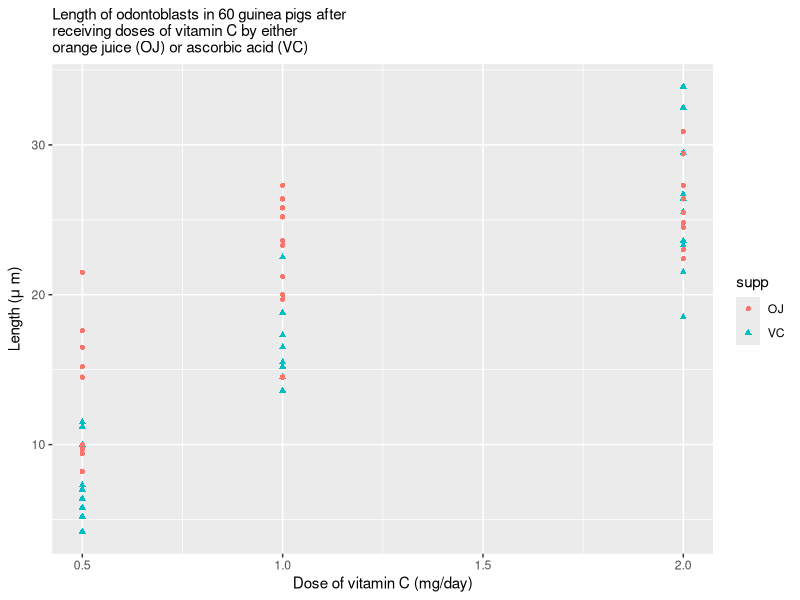
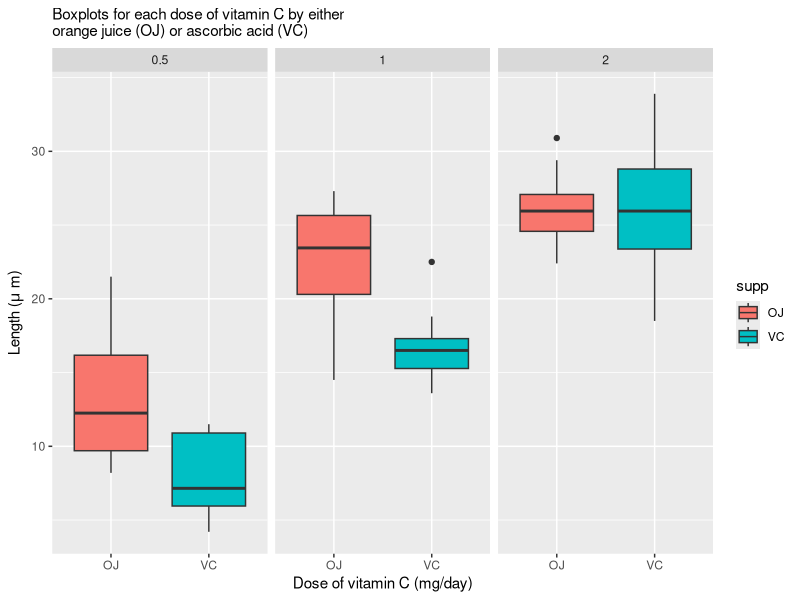
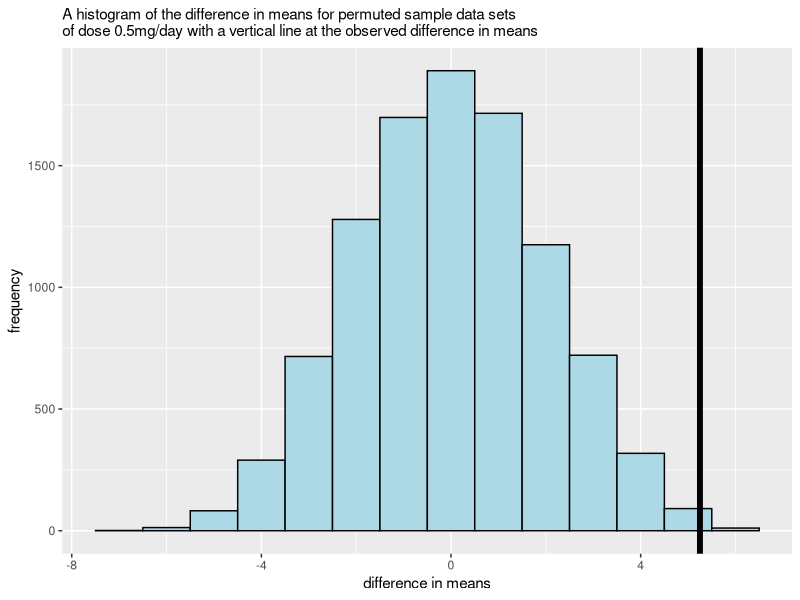
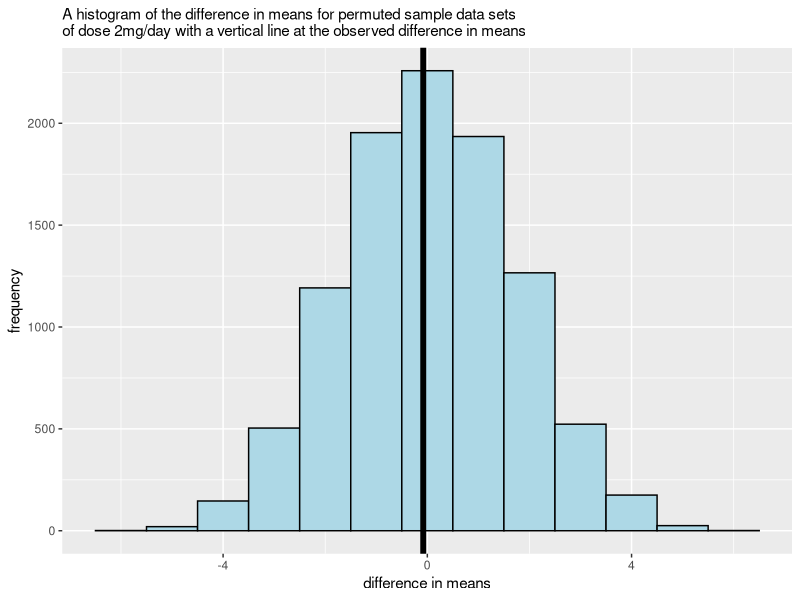

The R script that drew these images, in order: (Note: this script raises an error after producing the figures.)
## ---- chunk 1
library(datasets)
data(ToothGrowth)
## ---- chunk 2
str(ToothGrowth)
head(ToothGrowth)
## ---- chunk 3
library(ggplot2)
g = ggplot(ToothGrowth, aes(x =dose, y = len, shape = supp, color = supp))
g = g + geom_point()
g = g + labs(title="Length of odontoblasts in 60 guinea pigs after\nreceiving doses of vitamin C by either \norange juice (OJ) or ascorbic acid (VC)", x="Dose of vitamin C (mg/day)", y=expression("Length (" * mu ~ "m)"))
g = g+ theme(plot.title = element_text(size = 11))
g

## ---- chunk 4
g = ggplot(ToothGrowth, aes(x = supp, y = len, fill = supp))
g = g + geom_boxplot() 
g = g + facet_grid(. ~ dose)
g = g + labs(title="Boxplots for each dose of vitamin C by either\norange juice (OJ) or ascorbic acid (VC)", x="Dose of vitamin C (mg/day)", y=expression("Length (" * mu ~ "m)"))
g = g+ theme(plot.title = element_text(size = 11))
g
## ---- chunk 5
dose05 <- ToothGrowth[ToothGrowth$dose == 0.5,]
y <- dose05$len
group <- as.character(dose05$supp)
## ---- chunk 6
testStat <- function(w, g) mean(w[g == "OJ"]) - mean(w[g == "VC"])
observedStat <- testStat(y, group)
permutations <- sapply(1 : 10000, function(i) testStat(y, sample(group)))
gthan<-mean(permutations > observedStat)
## ---- chunk 7
g = ggplot(data.frame(permutations = permutations), aes(x = permutations))
g = g + geom_histogram(color = "black", fill = "lightblue", binwidth = 1) 
g = g + geom_vline(xintercept = observedStat, size = 2)
g = g + labs(title = "A histogram of the difference in means for permuted sample data sets \nof dose 0.5mg/day with a vertical line at the observed difference in means", y= "frequency", x = "difference in means")
g = g+ theme(plot.title = element_text(size = 11))
g
## ---- chunk 8
dose1 <- ToothGrowth[ToothGrowth$dose == 1,]
dose2 <- ToothGrowth[ToothGrowth$dose == 2,]
y1 <- dose1$len
y2 <- dose2$len
#1 mg/day
observedStat1 <- testStat(y1, group)
permutations1 <- sapply(1 : 10000, function(i) testStat(y1, sample(group)))
gthan1<-mean(permutations1 > observedStat1)
#2 mg/day
observedStat2 <- testStat(y2, group)
permutations2 <- sapply(1 : 10000, function(i) testStat(y2, sample(group)))
gthan2<-mean(permutations2 > observedStat2)
## ---- chunk 9
g = ggplot(data.frame(permutations2), aes(x = permutations2))
g = g + geom_histogram(color = "black", fill = "lightblue", binwidth = 1) 
g = g + geom_vline(xintercept = observedStat2, size = 2)
g = g + labs(title = "A histogram of the difference in means for permuted sample data sets\nof dose 2mg/day with a vertical line at the observed difference in means", y= "frequency", x= "difference in means")
g = g+ theme(plot.title = element_text(size = 11))
g
## ---- chunk 10
ttest05<-t.test(len ~ supp, paired = FALSE, var.equal = TRUE, data = dose05)
ttest1<-t.test(len ~ supp, paired = FALSE, var.equal = TRUE, data = dose1)
ttest2<-t.test(len ~ supp, paired = FALSE, var.equal = TRUE, data = dose2)
## ---- chunk 11
ttest05$conf.int
ttest1$conf.int
## ---- chunk 12
ttest2$conf.int
